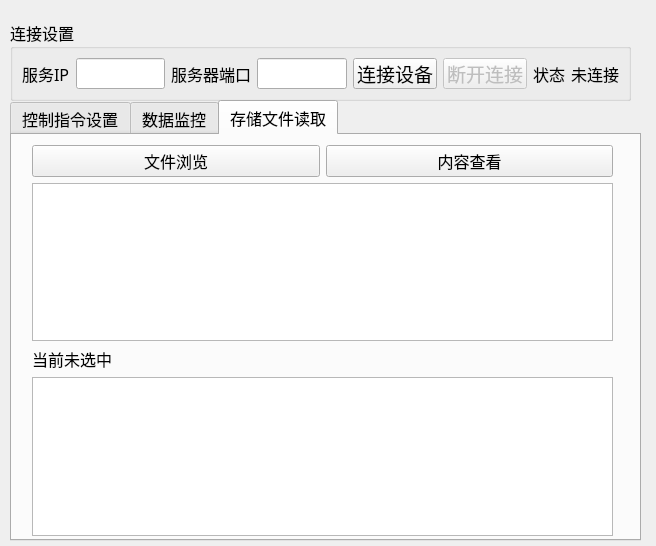
<?xml version="1.0" encoding="UTF-8"?>
<ui version="4.0">
 <class>MainWindow</class>
 <widget class="QMainWindow" name="MainWindow">
  <property name="geometry">
   <rect>
    <x>0</x>
    <y>0</y>
    <width>656</width>
    <height>546</height>
   </rect>
  </property>
  <property name="font">
   <font>
    <family>宋体</family>
   </font>
  </property>
  <property name="windowTitle">
   <string>MainWindow</string>
  </property>
  <widget class="QWidget" name="centralwidget">
   <widget class="QGroupBox" name="groupBox_connection">
    <property name="geometry">
     <rect>
      <x>10</x>
      <y>20</y>
      <width>621</width>
      <height>81</height>
     </rect>
    </property>
    <property name="font">
     <font>
      <family>宋体</family>
      <pointsize>12</pointsize>
     </font>
    </property>
    <property name="layoutDirection">
     <enum>Qt::LayoutDirection::LeftToRight</enum>
    </property>
    <property name="title">
     <string>连接设置</string>
    </property>
    <layout class="QHBoxLayout" name="horizontalLayout">
     <item>
      <widget class="QLabel" name="label_2">
       <property name="font">
        <font>
         <family>宋体</family>
         <pointsize>12</pointsize>
        </font>
       </property>
       <property name="text">
        <string>服务IP</string>
       </property>
      </widget>
     </item>
     <item>
      <widget class="QLineEdit" name="lineEdit_local_ip"/>
     </item>
     <item>
      <widget class="QLabel" name="label_4">
       <property name="font">
        <font>
         <family>宋体</family>
         <pointsize>12</pointsize>
        </font>
       </property>
       <property name="text">
        <string>服务器端口</string>
       </property>
      </widget>
     </item>
     <item>
      <widget class="QLineEdit" name="lineEdit_local_port"/>
     </item>
     <item>
      <widget class="QPushButton" name="pushButton_connect">
       <property name="font">
        <font>
         <family>宋体</family>
         <pointsize>14</pointsize>
        </font>
       </property>
       <property name="text">
        <string>连接设备</string>
       </property>
      </widget>
     </item>
     <item>
      <widget class="QPushButton" name="pushButton_disconnect">
       <property name="enabled">
        <bool>false</bool>
       </property>
       <property name="font">
        <font>
         <family>宋体</family>
         <pointsize>14</pointsize>
        </font>
       </property>
       <property name="text">
        <string>断开连接</string>
       </property>
      </widget>
     </item>
     <item>
      <widget class="QLabel" name="label_5">
       <property name="font">
        <font>
         <family>宋体</family>
         <pointsize>12</pointsize>
        </font>
       </property>
       <property name="text">
        <string>状态</string>
       </property>
      </widget>
     </item>
     <item>
      <widget class="QLabel" name="label_status">
       <property name="font">
        <font>
         <family>宋体</family>
         <pointsize>12</pointsize>
        </font>
       </property>
       <property name="text">
        <string>未连接</string>
       </property>
       <property name="textFormat">
        <enum>Qt::TextFormat::PlainText</enum>
       </property>
      </widget>
     </item>
    </layout>
   </widget>
   <widget class="QTabWidget" name="tabWidget">
    <property name="geometry">
     <rect>
      <x>10</x>
      <y>100</y>
      <width>631</width>
      <height>441</height>
     </rect>
    </property>
    <property name="font">
     <font>
      <family>宋体</family>
      <pointsize>12</pointsize>
     </font>
    </property>
    <property name="currentIndex">
     <number>2</number>
    </property>
    <property name="iconSize">
     <size>
      <width>20</width>
      <height>20</height>
     </size>
    </property>
    <property name="documentMode">
     <bool>false</bool>
    </property>
    <widget class="QWidget" name="tab_3">
     <attribute name="title">
      <string>控制指令设置</string>
     </attribute>
     <widget class="QGroupBox" name="groupBox_2">
      <property name="geometry">
       <rect>
        <x>10</x>
        <y>70</y>
        <width>601</width>
        <height>111</height>
       </rect>
      </property>
      <property name="font">
       <font>
        <family>宋体</family>
        <pointsize>12</pointsize>
       </font>
      </property>
      <property name="title">
       <string>功率寻优指令设置</string>
      </property>
      <widget class="QPushButton" name="pushButton_find_optimal">
       <property name="geometry">
        <rect>
         <x>470</x>
         <y>40</y>
         <width>121</width>
         <height>31</height>
        </rect>
       </property>
       <property name="font">
        <font>
         <family>宋体</family>
         <pointsize>12</pointsize>
        </font>
       </property>
       <property name="text">
        <string>发送寻优指令</string>
       </property>
      </widget>
      <widget class="QWidget" name="">
       <property name="geometry">
        <rect>
         <x>10</x>
         <y>20</y>
         <width>441</width>
         <height>31</height>
        </rect>
       </property>
       <layout class="QHBoxLayout" name="horizontalLayout_5">
        <item>
         <widget class="QLabel" name="label_16">
          <property name="text">
           <string>轨迹设定</string>
          </property>
         </widget>
        </item>
        <item>
         <widget class="QComboBox" name="comboBox_traj_type"/>
        </item>
        <item>
         <widget class="QLabel" name="label_10">
          <property name="text">
           <string>最大电压</string>
          </property>
         </widget>
        </item>
        <item>
         <widget class="QLineEdit" name="lineEdit_max_voltage"/>
        </item>
        <item>
         <widget class="QLabel" name="label_9">
          <property name="text">
           <string>电压步长</string>
          </property>
         </widget>
        </item>
        <item>
         <widget class="QLineEdit" name="lineEdit_voltage_step"/>
        </item>
       </layout>
      </widget>
      <widget class="QWidget" name="">
       <property name="geometry">
        <rect>
         <x>10</x>
         <y>60</y>
         <width>441</width>
         <height>31</height>
        </rect>
       </property>
       <layout class="QHBoxLayout" name="horizontalLayout_6">
        <item>
         <widget class="QLabel" name="label_11">
          <property name="text">
           <string>方形边长</string>
          </property>
         </widget>
        </item>
        <item>
         <widget class="QLineEdit" name="lineEdit_square_step_2"/>
        </item>
        <item>
         <widget class="QLabel" name="label_8">
          <property name="text">
           <string>方形步长</string>
          </property>
         </widget>
        </item>
        <item>
         <widget class="QLineEdit" name="lineEdit_square_step"/>
        </item>
        <item>
         <widget class="QLabel" name="label_7">
          <property name="text">
           <string>圆形半径</string>
          </property>
         </widget>
        </item>
        <item>
         <widget class="QLineEdit" name="lineEdit_circle_radius"/>
        </item>
       </layout>
      </widget>
     </widget>
     <widget class="QGroupBox" name="groupBox">
      <property name="geometry">
       <rect>
        <x>10</x>
        <y>10</y>
        <width>601</width>
        <height>61</height>
       </rect>
      </property>
      <property name="font">
       <font>
        <family>宋体</family>
        <pointsize>12</pointsize>
       </font>
      </property>
      <property name="title">
       <string>电机控制指令设置</string>
      </property>
      <widget class="QPushButton" name="pushButton_motor_control">
       <property name="geometry">
        <rect>
         <x>470</x>
         <y>20</y>
         <width>121</width>
         <height>31</height>
        </rect>
       </property>
       <property name="font">
        <font>
         <family>宋体</family>
         <pointsize>12</pointsize>
        </font>
       </property>
       <property name="text">
        <string>发送电机指令</string>
       </property>
      </widget>
      <widget class="QWidget" name="">
       <property name="geometry">
        <rect>
         <x>10</x>
         <y>20</y>
         <width>451</width>
         <height>31</height>
        </rect>
       </property>
       <layout class="QHBoxLayout" name="horizontalLayout_4">
        <item>
         <widget class="QLabel" name="label_13">
          <property name="text">
           <string>X坐标</string>
          </property>
         </widget>
        </item>
        <item>
         <widget class="QLineEdit" name="lineEdit_motor_x"/>
        </item>
        <item>
         <widget class="QLabel" name="label_14">
          <property name="text">
           <string>Y坐标</string>
          </property>
         </widget>
        </item>
        <item>
         <widget class="QLineEdit" name="lineEdit_motor_y"/>
        </item>
        <item>
         <widget class="QLabel" name="label_15">
          <property name="text">
           <string>速度</string>
          </property>
         </widget>
        </item>
        <item>
         <widget class="QLineEdit" name="lineEdit_motor_speed"/>
        </item>
       </layout>
      </widget>
     </widget>
    </widget>
    <widget class="QWidget" name="tab_4">
     <attribute name="title">
      <string>数据监控</string>
     </attribute>
     <widget class="QGroupBox" name="groupBox_5">
      <property name="geometry">
       <rect>
        <x>10</x>
        <y>10</y>
        <width>171</width>
        <height>131</height>
       </rect>
      </property>
      <property name="font">
       <font>
        <family>宋体</family>
        <pointsize>12</pointsize>
       </font>
      </property>
      <property name="title">
       <string>电机当前状态读取</string>
      </property>
      <layout class="QVBoxLayout" name="verticalLayout_7">
       <item>
        <layout class="QVBoxLayout" name="verticalLayout_6">
         <item>
          <layout class="QHBoxLayout" name="horizontalLayout_12">
           <item>
            <widget class="QLabel" name="label_6">
             <property name="font">
              <font>
               <family>宋体</family>
               <pointsize>12</pointsize>
              </font>
             </property>
             <property name="text">
              <string>x坐标</string>
             </property>
            </widget>
           </item>
           <item>
            <widget class="QLineEdit" name="lineEdit_read_motor_x"/>
           </item>
          </layout>
         </item>
         <item>
          <layout class="QHBoxLayout" name="horizontalLayout_13">
           <item>
            <widget class="QLabel" name="label_12">
             <property name="font">
              <font>
               <family>宋体</family>
               <pointsize>12</pointsize>
              </font>
             </property>
             <property name="text">
              <string>y坐标</string>
             </property>
            </widget>
           </item>
           <item>
            <widget class="QLineEdit" name="lineEdit_read_motor_y"/>
           </item>
          </layout>
         </item>
         <item>
          <layout class="QHBoxLayout" name="horizontalLayout_19">
           <item>
            <widget class="QLabel" name="label_17">
             <property name="font">
              <font>
               <family>宋体</family>
               <pointsize>12</pointsize>
               <bold>false</bold>
              </font>
             </property>
             <property name="text">
              <string>速度</string>
             </property>
            </widget>
           </item>
           <item>
            <widget class="QLineEdit" name="lineEdit_read_motor_speed"/>
           </item>
          </layout>
         </item>
        </layout>
       </item>
      </layout>
     </widget>
     <widget class="QGroupBox" name="groupBox_chart">
      <property name="geometry">
       <rect>
        <x>180</x>
        <y>10</y>
        <width>431</width>
        <height>281</height>
       </rect>
      </property>
      <property name="font">
       <font>
        <family>宋体</family>
        <pointsize>12</pointsize>
       </font>
      </property>
      <property name="title">
       <string>电机位置轨迹图</string>
      </property>
      <layout class="QVBoxLayout" name="verticalLayout_9">
       <item>
        <widget class="QWidget" name="widget_chart" native="true"/>
       </item>
      </layout>
     </widget>
     <widget class="QGroupBox" name="groupBox_6">
      <property name="geometry">
       <rect>
        <x>10</x>
        <y>290</y>
        <width>601</width>
        <height>111</height>
       </rect>
      </property>
      <property name="font">
       <font>
        <family>宋体</family>
        <pointsize>12</pointsize>
       </font>
      </property>
      <property name="title">
       <string>寻优结果显示</string>
      </property>
      <layout class="QVBoxLayout" name="verticalLayout_3">
       <item>
        <layout class="QHBoxLayout" name="horizontalLayout_15">
         <item>
          <widget class="QLabel" name="label_21">
           <property name="font">
            <font>
             <family>宋体</family>
             <pointsize>12</pointsize>
            </font>
           </property>
           <property name="text">
            <string>Channel1_Vmax</string>
           </property>
          </widget>
         </item>
         <item>
          <widget class="QLineEdit" name="lineEdit_read_channel1voltagemax"/>
         </item>
         <item>
          <widget class="QLabel" name="label_22">
           <property name="font">
            <font>
             <family>宋体</family>
             <pointsize>12</pointsize>
            </font>
           </property>
           <property name="text">
            <string>Channel2_Vmax</string>
           </property>
          </widget>
         </item>
         <item>
          <widget class="QLineEdit" name="lineEdit_read_channel2voltagemax"/>
         </item>
        </layout>
       </item>
       <item>
        <layout class="QHBoxLayout" name="horizontalLayout_16">
         <item>
          <widget class="QLabel" name="label_23">
           <property name="font">
            <font>
             <family>宋体</family>
             <pointsize>12</pointsize>
            </font>
           </property>
           <property name="text">
            <string>Channel3_Vmax</string>
           </property>
          </widget>
         </item>
         <item>
          <widget class="QLineEdit" name="lineEdit_read_channel3voltagemax"/>
         </item>
         <item>
          <widget class="QLabel" name="label_24">
           <property name="font">
            <font>
             <family>宋体</family>
             <pointsize>12</pointsize>
            </font>
           </property>
           <property name="text">
            <string>Channel4_Vmax</string>
           </property>
          </widget>
         </item>
         <item>
          <widget class="QLineEdit" name="lineEdit_read_channel4voltagemax"/>
         </item>
        </layout>
       </item>
       <item>
        <layout class="QHBoxLayout" name="horizontalLayout_17">
         <item>
          <widget class="QLabel" name="label_25">
           <property name="font">
            <font>
             <family>宋体</family>
             <pointsize>12</pointsize>
            </font>
           </property>
           <property name="text">
            <string>Pmax</string>
           </property>
          </widget>
         </item>
         <item>
          <widget class="QLineEdit" name="lineEdit_read_powermax"/>
         </item>
        </layout>
       </item>
      </layout>
     </widget>
     <widget class="QGroupBox" name="groupBox_7">
      <property name="geometry">
       <rect>
        <x>10</x>
        <y>140</y>
        <width>171</width>
        <height>151</height>
       </rect>
      </property>
      <property name="font">
       <font>
        <family>宋体</family>
        <pointsize>12</pointsize>
       </font>
      </property>
      <property name="title">
       <string>寻优过程数据显示</string>
      </property>
      <layout class="QVBoxLayout" name="verticalLayout_2">
       <item>
        <layout class="QVBoxLayout" name="verticalLayout">
         <item>
          <layout class="QHBoxLayout" name="horizontalLayout_2">
           <item>
            <widget class="QLabel" name="label_18">
             <property name="font">
              <font>
               <family>宋体</family>
               <pointsize>12</pointsize>
              </font>
             </property>
             <property name="text">
              <string>当前通道</string>
             </property>
            </widget>
           </item>
           <item>
            <widget class="QLineEdit" name="lineEdit_read_currentchannel"/>
           </item>
          </layout>
         </item>
         <item>
          <layout class="QHBoxLayout" name="horizontalLayout_3">
           <item>
            <widget class="QLabel" name="label_19">
             <property name="font">
              <font>
               <family>宋体</family>
               <pointsize>12</pointsize>
              </font>
             </property>
             <property name="text">
              <string>当前电压</string>
             </property>
            </widget>
           </item>
           <item>
            <widget class="QLineEdit" name="lineEdit_read_currentvoltage"/>
           </item>
          </layout>
         </item>
         <item>
          <layout class="QHBoxLayout" name="horizontalLayout_14">
           <item>
            <widget class="QLabel" name="label_20">
             <property name="font">
              <font>
               <family>宋体</family>
               <pointsize>12</pointsize>
              </font>
             </property>
             <property name="text">
              <string>当前功率</string>
             </property>
            </widget>
           </item>
           <item>
            <widget class="QLineEdit" name="lineEdit_read_currentpower"/>
           </item>
          </layout>
         </item>
        </layout>
       </item>
      </layout>
     </widget>
    </widget>
    <widget class="QWidget" name="tab_file_read">
     <attribute name="title">
      <string>存储文件读取</string>
     </attribute>
     <widget class="QWidget" name="">
      <property name="geometry">
       <rect>
        <x>20</x>
        <y>10</y>
        <width>581</width>
        <height>391</height>
       </rect>
      </property>
      <layout class="QVBoxLayout" name="verticalLayout_4">
       <item>
        <layout class="QHBoxLayout" name="horizontalLayout_7">
         <item>
          <widget class="QPushButton" name="pushButton_filenamedisplay">
           <property name="font">
            <font>
             <family>宋体</family>
             <pointsize>12</pointsize>
             <bold>false</bold>
             <hintingpreference>PreferDefaultHinting</hintingpreference>
            </font>
           </property>
           <property name="text">
            <string>文件浏览</string>
           </property>
          </widget>
         </item>
         <item>
          <widget class="QPushButton" name="pushButton_read_file">
           <property name="text">
            <string>内容查看</string>
           </property>
          </widget>
         </item>
        </layout>
       </item>
       <item>
        <widget class="QListWidget" name="listWidget_files"/>
       </item>
       <item>
        <widget class="QLabel" name="label_selected_file">
         <property name="sizePolicy">
          <sizepolicy hsizetype="Expanding" vsizetype="Preferred">
           <horstretch>0</horstretch>
           <verstretch>0</verstretch>
          </sizepolicy>
         </property>
         <property name="text">
          <string>当前未选中</string>
         </property>
        </widget>
       </item>
       <item>
        <widget class="QTextEdit" name="textEdit_file_content">
         <property name="readOnly">
          <bool>true</bool>
         </property>
         <property name="textInteractionFlags">
          <set>Qt::TextInteractionFlag::TextSelectableByMouse</set>
         </property>
        </widget>
       </item>
      </layout>
     </widget>
    </widget>
   </widget>
  </widget>
 </widget>
 <resources/>
 <connections/>
</ui>
